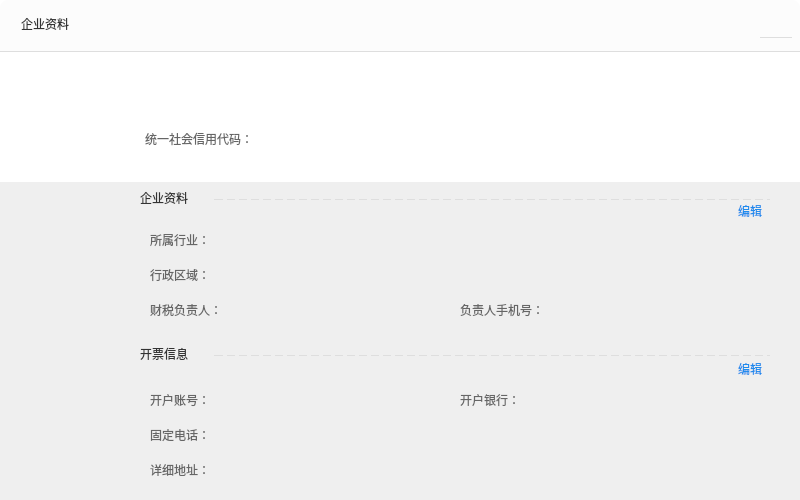
<?xml version="1.0" encoding="UTF-8"?>
<ui version="4.0">
 <class>EntInfoWidget</class>
 <widget class="QWidget" name="EntInfoWidget">
  <property name="geometry">
   <rect>
    <x>0</x>
    <y>0</y>
    <width>800</width>
    <height>500</height>
   </rect>
  </property>
  <property name="sizePolicy">
   <sizepolicy hsizetype="Fixed" vsizetype="Fixed">
    <horstretch>0</horstretch>
    <verstretch>0</verstretch>
   </sizepolicy>
  </property>
  <property name="minimumSize">
   <size>
    <width>800</width>
    <height>500</height>
   </size>
  </property>
  <property name="maximumSize">
   <size>
    <width>800</width>
    <height>500</height>
   </size>
  </property>
  <property name="windowTitle">
   <string>EntInfoWidget</string>
  </property>
  <property name="styleSheet">
   <string notr="true">QWidget#EntInfoWidget{background-color: rgb(255, 255, 255);border-radius:8px;}</string>
  </property>
  <widget class="QWidget" name="TopWidget" native="true">
   <property name="geometry">
    <rect>
     <x>0</x>
     <y>0</y>
     <width>800</width>
     <height>52</height>
    </rect>
   </property>
   <property name="sizePolicy">
    <sizepolicy hsizetype="Fixed" vsizetype="Fixed">
     <horstretch>0</horstretch>
     <verstretch>0</verstretch>
    </sizepolicy>
   </property>
   <property name="minimumSize">
    <size>
     <width>800</width>
     <height>52</height>
    </size>
   </property>
   <property name="maximumSize">
    <size>
     <width>800</width>
     <height>52</height>
    </size>
   </property>
   <property name="styleSheet">
    <string notr="true">background-color: rgb(252, 252, 252);
border-bottom:1px solid rgb(222, 222, 222);
border-top-right-radius:8px;
border-top-left-radius:8px;</string>
   </property>
   <widget class="QLabel" name="labelTitle">
    <property name="geometry">
     <rect>
      <x>21</x>
      <y>15</y>
      <width>80</width>
      <height>18</height>
     </rect>
    </property>
    <property name="sizePolicy">
     <sizepolicy hsizetype="Fixed" vsizetype="Fixed">
      <horstretch>0</horstretch>
      <verstretch>0</verstretch>
     </sizepolicy>
    </property>
    <property name="minimumSize">
     <size>
      <width>80</width>
      <height>18</height>
     </size>
    </property>
    <property name="maximumSize">
     <size>
      <width>80</width>
      <height>18</height>
     </size>
    </property>
    <property name="styleSheet">
     <string notr="true">font: 16px &quot;微软雅黑&quot;;
color: rgb(51, 51, 51);
border-bottom:0px;</string>
    </property>
    <property name="text">
     <string>企业资料</string>
    </property>
   </widget>
   <widget class="QPushButton" name="closeButton">
    <property name="geometry">
     <rect>
      <x>760</x>
      <y>10</y>
      <width>32</width>
      <height>28</height>
     </rect>
    </property>
    <property name="sizePolicy">
     <sizepolicy hsizetype="Fixed" vsizetype="Fixed">
      <horstretch>0</horstretch>
      <verstretch>0</verstretch>
     </sizepolicy>
    </property>
    <property name="minimumSize">
     <size>
      <width>32</width>
      <height>28</height>
     </size>
    </property>
    <property name="maximumSize">
     <size>
      <width>32</width>
      <height>28</height>
     </size>
    </property>
    <property name="styleSheet">
     <string notr="true">QPushButton{border-image: url(:/EntCenterWidget/image/close.png);}
QPushButton:hover,pressed{border-image: url(:/EntCenterWidget/image/close_sel.png);};</string>
    </property>
    <property name="text">
     <string/>
    </property>
   </widget>
  </widget>
  <widget class="QWidget" name="widgetInfo" native="true">
   <property name="geometry">
    <rect>
     <x>0</x>
     <y>52</y>
     <width>800</width>
     <height>130</height>
    </rect>
   </property>
   <property name="sizePolicy">
    <sizepolicy hsizetype="Fixed" vsizetype="Fixed">
     <horstretch>0</horstretch>
     <verstretch>0</verstretch>
    </sizepolicy>
   </property>
   <property name="minimumSize">
    <size>
     <width>800</width>
     <height>130</height>
    </size>
   </property>
   <property name="maximumSize">
    <size>
     <width>800</width>
     <height>130</height>
    </size>
   </property>
   <property name="styleSheet">
    <string notr="true"/>
   </property>
   <widget class="QLabel" name="labelAvatar">
    <property name="geometry">
     <rect>
      <x>30</x>
      <y>30</y>
      <width>90</width>
      <height>90</height>
     </rect>
    </property>
    <property name="sizePolicy">
     <sizepolicy hsizetype="Fixed" vsizetype="Fixed">
      <horstretch>0</horstretch>
      <verstretch>0</verstretch>
     </sizepolicy>
    </property>
    <property name="minimumSize">
     <size>
      <width>90</width>
      <height>90</height>
     </size>
    </property>
    <property name="maximumSize">
     <size>
      <width>90</width>
      <height>90</height>
     </size>
    </property>
    <property name="styleSheet">
     <string notr="true">border-image: url(:/EntCenterWidget/image/img_tx_d.png);</string>
    </property>
    <property name="text">
     <string/>
    </property>
   </widget>
   <widget class="QLabel" name="label">
    <property name="geometry">
     <rect>
      <x>145</x>
      <y>80</y>
      <width>121</width>
      <height>14</height>
     </rect>
    </property>
    <property name="sizePolicy">
     <sizepolicy hsizetype="Preferred" vsizetype="Fixed">
      <horstretch>0</horstretch>
      <verstretch>0</verstretch>
     </sizepolicy>
    </property>
    <property name="minimumSize">
     <size>
      <width>0</width>
      <height>14</height>
     </size>
    </property>
    <property name="maximumSize">
     <size>
      <width>16777215</width>
      <height>14</height>
     </size>
    </property>
    <property name="styleSheet">
     <string notr="true">font: 14px &quot;微软雅黑&quot;;
color: rgb(102,102,102);
border-bottom:0px;</string>
    </property>
    <property name="text">
     <string>统一社会信用代码：</string>
    </property>
   </widget>
   <widget class="QLabel" name="labelTaxNo">
    <property name="geometry">
     <rect>
      <x>265</x>
      <y>80</y>
      <width>301</width>
      <height>14</height>
     </rect>
    </property>
    <property name="sizePolicy">
     <sizepolicy hsizetype="Preferred" vsizetype="Fixed">
      <horstretch>0</horstretch>
      <verstretch>0</verstretch>
     </sizepolicy>
    </property>
    <property name="minimumSize">
     <size>
      <width>300</width>
      <height>14</height>
     </size>
    </property>
    <property name="maximumSize">
     <size>
      <width>16777215</width>
      <height>14</height>
     </size>
    </property>
    <property name="styleSheet">
     <string notr="true">font: 14px &quot;微软雅黑&quot;;
color: rgb(102,102,102);
border-bottom:0px;</string>
    </property>
    <property name="text">
     <string/>
    </property>
   </widget>
   <widget class="QLabel" name="labelCompName">
    <property name="geometry">
     <rect>
      <x>145</x>
      <y>44</y>
      <width>300</width>
      <height>18</height>
     </rect>
    </property>
    <property name="sizePolicy">
     <sizepolicy hsizetype="Preferred" vsizetype="Fixed">
      <horstretch>0</horstretch>
      <verstretch>0</verstretch>
     </sizepolicy>
    </property>
    <property name="minimumSize">
     <size>
      <width>300</width>
      <height>18</height>
     </size>
    </property>
    <property name="maximumSize">
     <size>
      <width>16777215</width>
      <height>18</height>
     </size>
    </property>
    <property name="styleSheet">
     <string notr="true">font: 75 18px &quot;微软雅黑&quot;;
color: rgb(51, 51, 51);
border-bottom:0px;</string>
    </property>
    <property name="text">
     <string/>
    </property>
   </widget>
  </widget>
  <widget class="QScrollArea" name="scrollArea">
   <property name="geometry">
    <rect>
     <x>0</x>
     <y>182</y>
     <width>800</width>
     <height>318</height>
    </rect>
   </property>
   <property name="sizePolicy">
    <sizepolicy hsizetype="Fixed" vsizetype="Fixed">
     <horstretch>0</horstretch>
     <verstretch>0</verstretch>
    </sizepolicy>
   </property>
   <property name="minimumSize">
    <size>
     <width>800</width>
     <height>318</height>
    </size>
   </property>
   <property name="maximumSize">
    <size>
     <width>800</width>
     <height>318</height>
    </size>
   </property>
   <property name="styleSheet">
    <string notr="true">QWidget#scrollAreaWidgetContents{background-color: rgb(255, 255, 255);borde:0px;};</string>
   </property>
   <property name="frameShape">
    <enum>QFrame::NoFrame</enum>
   </property>
   <property name="frameShadow">
    <enum>QFrame::Sunken</enum>
   </property>
   <property name="lineWidth">
    <number>1</number>
   </property>
   <property name="verticalScrollBarPolicy">
    <enum>Qt::ScrollBarAsNeeded</enum>
   </property>
   <property name="horizontalScrollBarPolicy">
    <enum>Qt::ScrollBarAlwaysOff</enum>
   </property>
   <property name="widgetResizable">
    <bool>false</bool>
   </property>
   <widget class="QWidget" name="scrollAreaWidgetContents">
    <property name="geometry">
     <rect>
      <x>0</x>
      <y>0</y>
      <width>800</width>
      <height>318</height>
     </rect>
    </property>
    <property name="sizePolicy">
     <sizepolicy hsizetype="Preferred" vsizetype="Preferred">
      <horstretch>0</horstretch>
      <verstretch>0</verstretch>
     </sizepolicy>
    </property>
    <property name="minimumSize">
     <size>
      <width>0</width>
      <height>0</height>
     </size>
    </property>
    <property name="maximumSize">
     <size>
      <width>16777215</width>
      <height>16777215</height>
     </size>
    </property>
    <widget class="QLabel" name="label_9">
     <property name="geometry">
      <rect>
       <x>140</x>
       <y>6</y>
       <width>65</width>
       <height>20</height>
      </rect>
     </property>
     <property name="sizePolicy">
      <sizepolicy hsizetype="Preferred" vsizetype="Fixed">
       <horstretch>0</horstretch>
       <verstretch>0</verstretch>
      </sizepolicy>
     </property>
     <property name="minimumSize">
      <size>
       <width>65</width>
       <height>20</height>
      </size>
     </property>
     <property name="maximumSize">
      <size>
       <width>65</width>
       <height>20</height>
      </size>
     </property>
     <property name="styleSheet">
      <string notr="true">font:16px &quot;微软雅黑&quot;;
color: rgb(51, 51, 51);
border-bottom:0px;</string>
     </property>
     <property name="text">
      <string>企业资料</string>
     </property>
    </widget>
    <widget class="QLabel" name="label_11">
     <property name="geometry">
      <rect>
       <x>214</x>
       <y>17</y>
       <width>556</width>
       <height>1</height>
      </rect>
     </property>
     <property name="sizePolicy">
      <sizepolicy hsizetype="Fixed" vsizetype="Fixed">
       <horstretch>0</horstretch>
       <verstretch>0</verstretch>
      </sizepolicy>
     </property>
     <property name="minimumSize">
      <size>
       <width>556</width>
       <height>1</height>
      </size>
     </property>
     <property name="maximumSize">
      <size>
       <width>556</width>
       <height>1</height>
      </size>
     </property>
     <property name="styleSheet">
      <string notr="true">border:2px dashed rgba(222,222,222,1);</string>
     </property>
     <property name="text">
      <string/>
     </property>
    </widget>
    <widget class="QLabel" name="label_12">
     <property name="geometry">
      <rect>
       <x>720</x>
       <y>30</y>
       <width>54</width>
       <height>20</height>
      </rect>
     </property>
     <property name="sizePolicy">
      <sizepolicy hsizetype="Preferred" vsizetype="Fixed">
       <horstretch>0</horstretch>
       <verstretch>0</verstretch>
      </sizepolicy>
     </property>
     <property name="minimumSize">
      <size>
       <width>0</width>
       <height>20</height>
      </size>
     </property>
     <property name="maximumSize">
      <size>
       <width>16777215</width>
       <height>20</height>
      </size>
     </property>
     <property name="styleSheet">
      <string notr="true">text-top:1px;</string>
     </property>
     <property name="text">
      <string/>
     </property>
    </widget>
    <widget class="QWidget" name="entWidget" native="true">
     <property name="geometry">
      <rect>
       <x>140</x>
       <y>40</y>
       <width>630</width>
       <height>110</height>
      </rect>
     </property>
     <property name="sizePolicy">
      <sizepolicy hsizetype="Fixed" vsizetype="Fixed">
       <horstretch>0</horstretch>
       <verstretch>0</verstretch>
      </sizepolicy>
     </property>
     <property name="minimumSize">
      <size>
       <width>630</width>
       <height>110</height>
      </size>
     </property>
     <property name="maximumSize">
      <size>
       <width>630</width>
       <height>110</height>
      </size>
     </property>
     <widget class="QLabel" name="label_2">
      <property name="geometry">
       <rect>
        <x>10</x>
        <y>10</y>
        <width>68</width>
        <height>16</height>
       </rect>
      </property>
      <property name="sizePolicy">
       <sizepolicy hsizetype="Fixed" vsizetype="Fixed">
        <horstretch>0</horstretch>
        <verstretch>0</verstretch>
       </sizepolicy>
      </property>
      <property name="minimumSize">
       <size>
        <width>68</width>
        <height>16</height>
       </size>
      </property>
      <property name="maximumSize">
       <size>
        <width>68</width>
        <height>16</height>
       </size>
      </property>
      <property name="styleSheet">
       <string notr="true">font: 14px &quot;微软雅黑&quot;;
color: rgb(102,102,102);
border-bottom:0px;</string>
      </property>
      <property name="text">
       <string>所属行业：</string>
      </property>
     </widget>
     <widget class="QLabel" name="labelIndustry">
      <property name="geometry">
       <rect>
        <x>80</x>
        <y>10</y>
        <width>300</width>
        <height>16</height>
       </rect>
      </property>
      <property name="sizePolicy">
       <sizepolicy hsizetype="Preferred" vsizetype="Fixed">
        <horstretch>0</horstretch>
        <verstretch>0</verstretch>
       </sizepolicy>
      </property>
      <property name="minimumSize">
       <size>
        <width>300</width>
        <height>16</height>
       </size>
      </property>
      <property name="maximumSize">
       <size>
        <width>16777215</width>
        <height>16</height>
       </size>
      </property>
      <property name="styleSheet">
       <string notr="true">font: 14px &quot;微软雅黑&quot;;
color: rgb(102,102,102);
border-bottom:0px;</string>
      </property>
      <property name="text">
       <string/>
      </property>
     </widget>
     <widget class="QLabel" name="label_3">
      <property name="geometry">
       <rect>
        <x>10</x>
        <y>45</y>
        <width>68</width>
        <height>16</height>
       </rect>
      </property>
      <property name="sizePolicy">
       <sizepolicy hsizetype="Fixed" vsizetype="Fixed">
        <horstretch>0</horstretch>
        <verstretch>0</verstretch>
       </sizepolicy>
      </property>
      <property name="minimumSize">
       <size>
        <width>68</width>
        <height>16</height>
       </size>
      </property>
      <property name="maximumSize">
       <size>
        <width>68</width>
        <height>16</height>
       </size>
      </property>
      <property name="styleSheet">
       <string notr="true">font: 14px &quot;微软雅黑&quot;;
color: rgb(102,102,102);
border-bottom:0px;</string>
      </property>
      <property name="text">
       <string>行政区域：</string>
      </property>
     </widget>
     <widget class="QLabel" name="labelArea">
      <property name="geometry">
       <rect>
        <x>80</x>
        <y>45</y>
        <width>300</width>
        <height>16</height>
       </rect>
      </property>
      <property name="sizePolicy">
       <sizepolicy hsizetype="Preferred" vsizetype="Fixed">
        <horstretch>0</horstretch>
        <verstretch>0</verstretch>
       </sizepolicy>
      </property>
      <property name="minimumSize">
       <size>
        <width>300</width>
        <height>16</height>
       </size>
      </property>
      <property name="maximumSize">
       <size>
        <width>16777215</width>
        <height>16</height>
       </size>
      </property>
      <property name="styleSheet">
       <string notr="true">font: 14px &quot;微软雅黑&quot;;
color: rgb(102,102,102);
border-bottom:0px;</string>
      </property>
      <property name="text">
       <string/>
      </property>
     </widget>
     <widget class="QLabel" name="labelName">
      <property name="geometry">
       <rect>
        <x>90</x>
        <y>80</y>
        <width>220</width>
        <height>16</height>
       </rect>
      </property>
      <property name="sizePolicy">
       <sizepolicy hsizetype="Fixed" vsizetype="Fixed">
        <horstretch>0</horstretch>
        <verstretch>0</verstretch>
       </sizepolicy>
      </property>
      <property name="minimumSize">
       <size>
        <width>220</width>
        <height>16</height>
       </size>
      </property>
      <property name="maximumSize">
       <size>
        <width>220</width>
        <height>16</height>
       </size>
      </property>
      <property name="styleSheet">
       <string notr="true">font: 14px &quot;微软雅黑&quot;;
color: rgb(102,102,102);
border-bottom:0px;</string>
      </property>
      <property name="text">
       <string/>
      </property>
     </widget>
     <widget class="QLabel" name="label_4">
      <property name="geometry">
       <rect>
        <x>10</x>
        <y>80</y>
        <width>80</width>
        <height>16</height>
       </rect>
      </property>
      <property name="sizePolicy">
       <sizepolicy hsizetype="Fixed" vsizetype="Fixed">
        <horstretch>0</horstretch>
        <verstretch>0</verstretch>
       </sizepolicy>
      </property>
      <property name="minimumSize">
       <size>
        <width>80</width>
        <height>16</height>
       </size>
      </property>
      <property name="maximumSize">
       <size>
        <width>80</width>
        <height>16</height>
       </size>
      </property>
      <property name="styleSheet">
       <string notr="true">font: 14px &quot;微软雅黑&quot;;
color: rgb(102,102,102);
border-bottom:0px;</string>
      </property>
      <property name="text">
       <string>财税负责人：</string>
      </property>
     </widget>
     <widget class="QLabel" name="label_5">
      <property name="geometry">
       <rect>
        <x>320</x>
        <y>80</y>
        <width>92</width>
        <height>16</height>
       </rect>
      </property>
      <property name="sizePolicy">
       <sizepolicy hsizetype="Fixed" vsizetype="Fixed">
        <horstretch>0</horstretch>
        <verstretch>0</verstretch>
       </sizepolicy>
      </property>
      <property name="minimumSize">
       <size>
        <width>92</width>
        <height>16</height>
       </size>
      </property>
      <property name="maximumSize">
       <size>
        <width>92</width>
        <height>16</height>
       </size>
      </property>
      <property name="styleSheet">
       <string notr="true">font: 14px &quot;微软雅黑&quot;;
color: rgb(102,102,102);
border-bottom:0px;</string>
      </property>
      <property name="text">
       <string>负责人手机号：</string>
      </property>
     </widget>
     <widget class="QLabel" name="labelMobile">
      <property name="geometry">
       <rect>
        <x>420</x>
        <y>80</y>
        <width>190</width>
        <height>16</height>
       </rect>
      </property>
      <property name="sizePolicy">
       <sizepolicy hsizetype="Fixed" vsizetype="Fixed">
        <horstretch>0</horstretch>
        <verstretch>0</verstretch>
       </sizepolicy>
      </property>
      <property name="minimumSize">
       <size>
        <width>190</width>
        <height>16</height>
       </size>
      </property>
      <property name="maximumSize">
       <size>
        <width>190</width>
        <height>16</height>
       </size>
      </property>
      <property name="styleSheet">
       <string notr="true">font: 14px &quot;微软雅黑&quot;;
color: rgb(102,102,102);
border-bottom:0px;</string>
      </property>
      <property name="text">
       <string/>
      </property>
     </widget>
    </widget>
    <widget class="QLabel" name="label_13">
     <property name="geometry">
      <rect>
       <x>214</x>
       <y>173</y>
       <width>556</width>
       <height>1</height>
      </rect>
     </property>
     <property name="sizePolicy">
      <sizepolicy hsizetype="Fixed" vsizetype="Fixed">
       <horstretch>0</horstretch>
       <verstretch>0</verstretch>
      </sizepolicy>
     </property>
     <property name="minimumSize">
      <size>
       <width>556</width>
       <height>1</height>
      </size>
     </property>
     <property name="maximumSize">
      <size>
       <width>556</width>
       <height>1</height>
      </size>
     </property>
     <property name="styleSheet">
      <string notr="true">border:2px dashed rgba(222,222,222,1);</string>
     </property>
     <property name="text">
      <string/>
     </property>
    </widget>
    <widget class="QLabel" name="label_14">
     <property name="geometry">
      <rect>
       <x>140</x>
       <y>162</y>
       <width>65</width>
       <height>20</height>
      </rect>
     </property>
     <property name="sizePolicy">
      <sizepolicy hsizetype="Preferred" vsizetype="Fixed">
       <horstretch>0</horstretch>
       <verstretch>0</verstretch>
      </sizepolicy>
     </property>
     <property name="minimumSize">
      <size>
       <width>65</width>
       <height>20</height>
      </size>
     </property>
     <property name="maximumSize">
      <size>
       <width>65</width>
       <height>20</height>
      </size>
     </property>
     <property name="styleSheet">
      <string notr="true">font:16px &quot;微软雅黑&quot;;
color: rgb(51, 51, 51);
border-bottom:0px;</string>
     </property>
     <property name="text">
      <string>开票信息</string>
     </property>
    </widget>
    <widget class="QWidget" name="invoiceWidget" native="true">
     <property name="geometry">
      <rect>
       <x>140</x>
       <y>200</y>
       <width>630</width>
       <height>105</height>
      </rect>
     </property>
     <property name="sizePolicy">
      <sizepolicy hsizetype="Fixed" vsizetype="Fixed">
       <horstretch>0</horstretch>
       <verstretch>0</verstretch>
      </sizepolicy>
     </property>
     <property name="minimumSize">
      <size>
       <width>630</width>
       <height>105</height>
      </size>
     </property>
     <property name="maximumSize">
      <size>
       <width>630</width>
       <height>105</height>
      </size>
     </property>
     <widget class="QLabel" name="label_6">
      <property name="geometry">
       <rect>
        <x>10</x>
        <y>10</y>
        <width>68</width>
        <height>16</height>
       </rect>
      </property>
      <property name="sizePolicy">
       <sizepolicy hsizetype="Fixed" vsizetype="Fixed">
        <horstretch>0</horstretch>
        <verstretch>0</verstretch>
       </sizepolicy>
      </property>
      <property name="minimumSize">
       <size>
        <width>68</width>
        <height>16</height>
       </size>
      </property>
      <property name="maximumSize">
       <size>
        <width>68</width>
        <height>16</height>
       </size>
      </property>
      <property name="styleSheet">
       <string notr="true">font: 14px &quot;微软雅黑&quot;;
color: rgb(102,102,102);
border-bottom:0px;</string>
      </property>
      <property name="text">
       <string>开户账号：</string>
      </property>
     </widget>
     <widget class="QLabel" name="labelAcc">
      <property name="geometry">
       <rect>
        <x>80</x>
        <y>10</y>
        <width>220</width>
        <height>16</height>
       </rect>
      </property>
      <property name="sizePolicy">
       <sizepolicy hsizetype="Fixed" vsizetype="Fixed">
        <horstretch>0</horstretch>
        <verstretch>0</verstretch>
       </sizepolicy>
      </property>
      <property name="minimumSize">
       <size>
        <width>220</width>
        <height>16</height>
       </size>
      </property>
      <property name="maximumSize">
       <size>
        <width>220</width>
        <height>16</height>
       </size>
      </property>
      <property name="styleSheet">
       <string notr="true">font: 14px &quot;微软雅黑&quot;;
color: rgb(102,102,102);
border-bottom:0px;</string>
      </property>
      <property name="text">
       <string/>
      </property>
     </widget>
     <widget class="QLabel" name="label_7">
      <property name="geometry">
       <rect>
        <x>10</x>
        <y>45</y>
        <width>68</width>
        <height>16</height>
       </rect>
      </property>
      <property name="sizePolicy">
       <sizepolicy hsizetype="Fixed" vsizetype="Fixed">
        <horstretch>0</horstretch>
        <verstretch>0</verstretch>
       </sizepolicy>
      </property>
      <property name="minimumSize">
       <size>
        <width>68</width>
        <height>16</height>
       </size>
      </property>
      <property name="maximumSize">
       <size>
        <width>68</width>
        <height>16</height>
       </size>
      </property>
      <property name="styleSheet">
       <string notr="true">font: 14px &quot;微软雅黑&quot;;
color: rgb(102,102,102);
border-bottom:0px;</string>
      </property>
      <property name="text">
       <string>固定电话：</string>
      </property>
     </widget>
     <widget class="QLabel" name="labelPhone">
      <property name="geometry">
       <rect>
        <x>80</x>
        <y>45</y>
        <width>300</width>
        <height>16</height>
       </rect>
      </property>
      <property name="sizePolicy">
       <sizepolicy hsizetype="Preferred" vsizetype="Fixed">
        <horstretch>0</horstretch>
        <verstretch>0</verstretch>
       </sizepolicy>
      </property>
      <property name="minimumSize">
       <size>
        <width>300</width>
        <height>16</height>
       </size>
      </property>
      <property name="maximumSize">
       <size>
        <width>16777215</width>
        <height>16</height>
       </size>
      </property>
      <property name="styleSheet">
       <string notr="true">font: 14px &quot;微软雅黑&quot;;
color: rgb(102,102,102);
border-bottom:0px;</string>
      </property>
      <property name="text">
       <string/>
      </property>
     </widget>
     <widget class="QLabel" name="labelAddr">
      <property name="geometry">
       <rect>
        <x>80</x>
        <y>80</y>
        <width>221</width>
        <height>16</height>
       </rect>
      </property>
      <property name="sizePolicy">
       <sizepolicy hsizetype="Preferred" vsizetype="Fixed">
        <horstretch>0</horstretch>
        <verstretch>0</verstretch>
       </sizepolicy>
      </property>
      <property name="minimumSize">
       <size>
        <width>220</width>
        <height>16</height>
       </size>
      </property>
      <property name="maximumSize">
       <size>
        <width>16777215</width>
        <height>16</height>
       </size>
      </property>
      <property name="styleSheet">
       <string notr="true">font: 14px &quot;微软雅黑&quot;;
color: rgb(102,102,102);
border-bottom:0px;</string>
      </property>
      <property name="text">
       <string/>
      </property>
     </widget>
     <widget class="QLabel" name="label_8">
      <property name="geometry">
       <rect>
        <x>10</x>
        <y>80</y>
        <width>68</width>
        <height>16</height>
       </rect>
      </property>
      <property name="sizePolicy">
       <sizepolicy hsizetype="Fixed" vsizetype="Fixed">
        <horstretch>0</horstretch>
        <verstretch>0</verstretch>
       </sizepolicy>
      </property>
      <property name="minimumSize">
       <size>
        <width>68</width>
        <height>16</height>
       </size>
      </property>
      <property name="maximumSize">
       <size>
        <width>68</width>
        <height>16</height>
       </size>
      </property>
      <property name="styleSheet">
       <string notr="true">font: 14px &quot;微软雅黑&quot;;
color: rgb(102,102,102);
border-bottom:0px;</string>
      </property>
      <property name="text">
       <string>详细地址：</string>
      </property>
     </widget>
     <widget class="QLabel" name="label_10">
      <property name="geometry">
       <rect>
        <x>320</x>
        <y>10</y>
        <width>68</width>
        <height>16</height>
       </rect>
      </property>
      <property name="sizePolicy">
       <sizepolicy hsizetype="Fixed" vsizetype="Fixed">
        <horstretch>0</horstretch>
        <verstretch>0</verstretch>
       </sizepolicy>
      </property>
      <property name="minimumSize">
       <size>
        <width>68</width>
        <height>16</height>
       </size>
      </property>
      <property name="maximumSize">
       <size>
        <width>68</width>
        <height>16</height>
       </size>
      </property>
      <property name="styleSheet">
       <string notr="true">font: 14px &quot;微软雅黑&quot;;
color: rgb(102,102,102);
border-bottom:0px;</string>
      </property>
      <property name="text">
       <string>开户银行：</string>
      </property>
     </widget>
     <widget class="QLabel" name="labelBank">
      <property name="geometry">
       <rect>
        <x>385</x>
        <y>10</y>
        <width>225</width>
        <height>16</height>
       </rect>
      </property>
      <property name="sizePolicy">
       <sizepolicy hsizetype="Fixed" vsizetype="Fixed">
        <horstretch>0</horstretch>
        <verstretch>0</verstretch>
       </sizepolicy>
      </property>
      <property name="minimumSize">
       <size>
        <width>225</width>
        <height>16</height>
       </size>
      </property>
      <property name="maximumSize">
       <size>
        <width>225</width>
        <height>16</height>
       </size>
      </property>
      <property name="styleSheet">
       <string notr="true">font: 14px &quot;微软雅黑&quot;;
color: rgb(102,102,102);
border-bottom:0px;</string>
      </property>
      <property name="text">
       <string/>
      </property>
     </widget>
    </widget>
    <widget class="QWidget" name="entEditWidget" native="true">
     <property name="geometry">
      <rect>
       <x>710</x>
       <y>20</y>
       <width>70</width>
       <height>20</height>
      </rect>
     </property>
     <property name="sizePolicy">
      <sizepolicy hsizetype="Fixed" vsizetype="Fixed">
       <horstretch>0</horstretch>
       <verstretch>0</verstretch>
      </sizepolicy>
     </property>
     <property name="minimumSize">
      <size>
       <width>70</width>
       <height>20</height>
      </size>
     </property>
     <property name="maximumSize">
      <size>
       <width>70</width>
       <height>20</height>
      </size>
     </property>
     <property name="cursor">
      <cursorShape>PointingHandCursor</cursorShape>
     </property>
     <widget class="QLabel" name="label_15">
      <property name="geometry">
       <rect>
        <x>10</x>
        <y>3</y>
        <width>14</width>
        <height>14</height>
       </rect>
      </property>
      <property name="sizePolicy">
       <sizepolicy hsizetype="Fixed" vsizetype="Fixed">
        <horstretch>0</horstretch>
        <verstretch>0</verstretch>
       </sizepolicy>
      </property>
      <property name="minimumSize">
       <size>
        <width>14</width>
        <height>14</height>
       </size>
      </property>
      <property name="maximumSize">
       <size>
        <width>14</width>
        <height>14</height>
       </size>
      </property>
      <property name="styleSheet">
       <string notr="true">border-image: url(:/EntCenterWidget/image/edit.png);</string>
      </property>
      <property name="text">
       <string/>
      </property>
     </widget>
     <widget class="QLabel" name="label_16">
      <property name="geometry">
       <rect>
        <x>28</x>
        <y>2</y>
        <width>30</width>
        <height>14</height>
       </rect>
      </property>
      <property name="sizePolicy">
       <sizepolicy hsizetype="Fixed" vsizetype="Fixed">
        <horstretch>0</horstretch>
        <verstretch>0</verstretch>
       </sizepolicy>
      </property>
      <property name="minimumSize">
       <size>
        <width>30</width>
        <height>14</height>
       </size>
      </property>
      <property name="maximumSize">
       <size>
        <width>30</width>
        <height>14</height>
       </size>
      </property>
      <property name="styleSheet">
       <string notr="true">font: 14px &quot;微软雅黑&quot;;
color:#1E8BED;
border-bottom:0px;</string>
      </property>
      <property name="text">
       <string>编辑</string>
      </property>
     </widget>
    </widget>
    <widget class="QWidget" name="invoiceEditWidget" native="true">
     <property name="geometry">
      <rect>
       <x>710</x>
       <y>178</y>
       <width>70</width>
       <height>20</height>
      </rect>
     </property>
     <property name="sizePolicy">
      <sizepolicy hsizetype="Fixed" vsizetype="Fixed">
       <horstretch>0</horstretch>
       <verstretch>0</verstretch>
      </sizepolicy>
     </property>
     <property name="minimumSize">
      <size>
       <width>70</width>
       <height>20</height>
      </size>
     </property>
     <property name="maximumSize">
      <size>
       <width>70</width>
       <height>20</height>
      </size>
     </property>
     <property name="cursor">
      <cursorShape>PointingHandCursor</cursorShape>
     </property>
     <widget class="QLabel" name="label_17">
      <property name="geometry">
       <rect>
        <x>10</x>
        <y>3</y>
        <width>14</width>
        <height>14</height>
       </rect>
      </property>
      <property name="sizePolicy">
       <sizepolicy hsizetype="Fixed" vsizetype="Fixed">
        <horstretch>0</horstretch>
        <verstretch>0</verstretch>
       </sizepolicy>
      </property>
      <property name="minimumSize">
       <size>
        <width>14</width>
        <height>14</height>
       </size>
      </property>
      <property name="maximumSize">
       <size>
        <width>14</width>
        <height>14</height>
       </size>
      </property>
      <property name="styleSheet">
       <string notr="true">border-image: url(:/EntCenterWidget/image/edit.png);</string>
      </property>
      <property name="text">
       <string/>
      </property>
     </widget>
     <widget class="QLabel" name="label_18">
      <property name="geometry">
       <rect>
        <x>28</x>
        <y>2</y>
        <width>30</width>
        <height>14</height>
       </rect>
      </property>
      <property name="sizePolicy">
       <sizepolicy hsizetype="Fixed" vsizetype="Fixed">
        <horstretch>0</horstretch>
        <verstretch>0</verstretch>
       </sizepolicy>
      </property>
      <property name="minimumSize">
       <size>
        <width>30</width>
        <height>14</height>
       </size>
      </property>
      <property name="maximumSize">
       <size>
        <width>30</width>
        <height>14</height>
       </size>
      </property>
      <property name="styleSheet">
       <string notr="true">font: 14px &quot;微软雅黑&quot;;
color:#1E8BED;
border-bottom:0px;</string>
      </property>
      <property name="text">
       <string>编辑</string>
      </property>
     </widget>
    </widget>
   </widget>
  </widget>
 </widget>
 <layoutdefault spacing="6" margin="11"/>
 <resources>
  <include location="EntCenterWidget.qrc"/>
 </resources>
 <connections/>
</ui>
